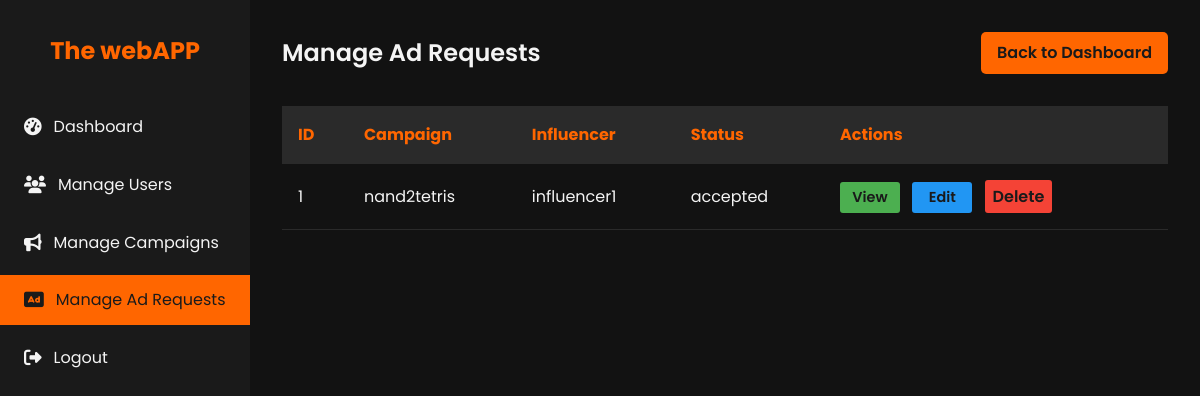
The app's page /admin/ad_requests (signed in), older data.
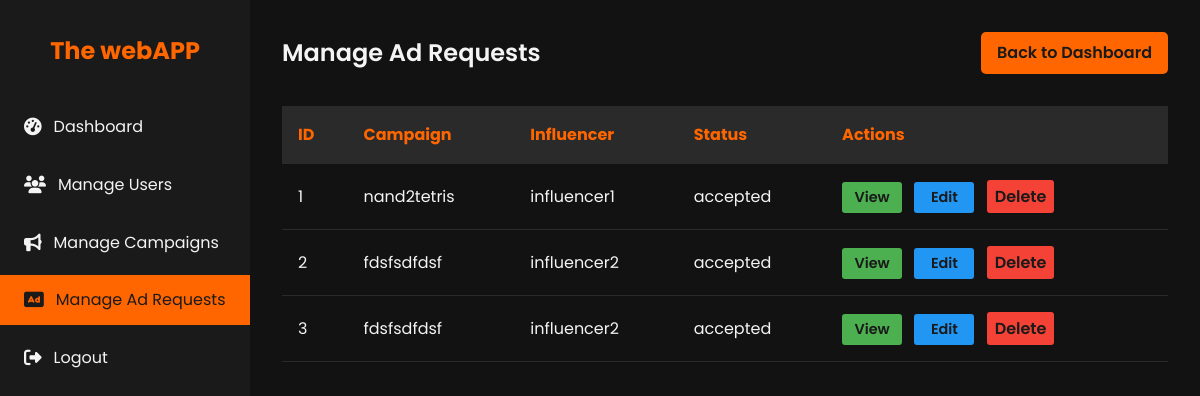
The same page, newer data.
### models.py (models this page shows, shortened)
class AdRequest(db.Model):
    id = db.Column(db.Integer, primary_key=True)
    campaign_id = db.Column(db.Integer, db.ForeignKey('campaign.id', ondelete='CASCADE'), nullable=False)
    influencer_id = db.Column(db.Integer, db.ForeignKey('influencer.id', ondelete='CASCADE'), nullable=False)
    status = db.Column(db.String(50), nullable=False)  # pending, accepted, rejected, negotiated
    details = db.Column(db.Text)
    negotiation_terms = db.Column(db.Text)
    communication_log = db.Column(db.Text)
    renegotiation_email = db.Column(db.String(120), nullable=False)
    company_name = db.Column(db.String(120), nullable=False)
    created_at = db.Column(db.DateTime, default=datetime.utcnow)
    updated_at = db.Column(db.DateTime, default=datetime.utcnow, onupdate=datetime.utcnow)
    campaign = db.relationship('Campaign', backref=db.backref('ad_requests', lazy=True, cascade='all, delete-orphan'))
    influencer = db.relationship('Influencer', backref=db.backref('ad_requests', lazy=True, cascade='all, delete-orphan'))

class Campaign(db.Model):
    id = db.Column(db.Integer, primary_key=True)
    sponsor_id = db.Column(db.Integer, db.ForeignKey('sponsor.id', ondelete='SET NULL'), nullable=True)
    title = db.Column(db.String(120), nullable=False)
    company_name= db.Column(db.String(120), nullable=False)
    description = db.Column(db.Text)
    budget = db.Column(db.Float)
    category = db.Column(db.String(120))
    status = db.Column(db.String(50), nullable=False)  # active, completed, flagged
    start_date = db.Column(db.DateTime)
    end_date = db.Column(db.DateTime)
    is_public = db.Column(db.Boolean, default=True)
    sponsor = db.relationship('Sponsor', backref=db.backref('campaigns', lazy=True, cascade='all, delete-orphan'))

class User(db.Model, UserMixin):
    id = db.Column(db.Integer, primary_key=True)
    username = db.Column(db.String(80), unique=True, nullable=False)
    password = db.Column(db.String(200), nullable=False)
    email = db.Column(db.String(120), unique=True, nullable=False)
    role = db.Column(db.String(50), nullable=False)  # admin, sponsor, influencer
    is_active = db.Column(db.Boolean, default=True)
    sponsor = db.relationship('Sponsor', back_populates='user', uselist=False)
    influencer = db.relationship('Influencer', back_populates='user', uselist=False)

### app.py (the view)
    @app.route('/admin/ad_requests')
    @login_required
    @admin_required
    def admin_ad_requests():
        ad_requests = AdRequest.query.all()
        return render_template('admin_ad_requests.html', ad_requests=ad_requests)

### templates/admin_ad_requests.html (shortened to what this page needs)
<!DOCTYPE html>
<html lang="en">
<head>
    <link rel="stylesheet" href="https://cdnjs.cloudflare.com/ajax/libs/font-awesome/6.1.1/css/all.min.css">
</head>
<body>
    <div class="dashboard">
        <aside class="sidebar">
            <div class="logo">
                <h1>The webAPP</h1>
            </div>
            <nav>
                <ul class="nav-menu">
                    <li class="nav-item">
                        <a href="{{ url_for('admin_dashboard') }}" class="nav-link">
                            <i class="fas fa-tachometer-alt"></i> Dashboard
                        </a>
                    </li>
                    <li class="nav-item">
                        <a href="{{ url_for('admin_users') }}" class="nav-link">
                            <i class="fas fa-users"></i> Manage Users
                        </a>
                    </li>
                    <li class="nav-item">
                        <a href="{{ url_for('admin_campaigns') }}" class="nav-link">
                            <i class="fas fa-bullhorn"></i> Manage Campaigns
                        </a>
                    </li>
                    <li class="nav-item">
                        <a href="{{ url_for('admin_ad_requests') }}" class="nav-link active">
                            <i class="fas fa-ad"></i> Manage Ad Requests
                        </a>
                    </li>
                    <li class="nav-item">
                        <a href="{{ url_for('logout') }}" class="nav-link">
                            <i class="fas fa-sign-out-alt"></i> Logout
                        </a>
                    </li>
                </ul>
            </nav>
        </aside>
        <main class="main-content">
            <header class="header">
                <h1 class="welcome-text">Manage Ad Requests</h1>
                <a href="{{ url_for('admin_dashboard') }}" class="btn">Back to Dashboard</a>
            </header>
            <table class="ad-request-table">
                <thead>
                    <tr>
                        <th>ID</th>
                        <th>Campaign</th>
                        <th>Influencer</th>
                        <th>Status</th>
                        <th>Actions</th>
                    </tr>
                </thead>
                <tbody>
                    {% for ad_request in ad_requests %}
                    <tr>
                        <td>{{ ad_request.id }}</td>
                        <td>{{ ad_request.campaign.title }}</td>
                        <td>{{ ad_request.influencer.user.username }}</td>
                        <td>{{ ad_request.status }}</td>
                        <td>
                            <a href="{{ url_for('admin_ad_request_detail', ad_request_id=ad_request.id) }}" class="btn action-btn view-btn">View</a>
                            <a href="{{ url_for('admin_ad_request_edit', ad_request_id=ad_request.id) }}" class="btn action-btn edit-btn">Edit</a>
                            <form action="{{ url_for('admin_ad_request_delete', ad_request_id=ad_request.id) }}" method="post" style="display:inline;">
                                <button type="submit" class="btn action-btn delete-btn" onclick="return confirm('Are you sure you want to delete this ad request?');">Delete</button>
                            </form>
                        </td>
                    </tr>
                    {% endfor %}
                </tbody>
            </table>
        </main>
    </div>
</body>
</html>

Row changes from the older to the newer data that the page shows:
added AdRequest: id "2", campaign "fdsfsdfdsf", influencer.user.username "influencer2", status "accepted"
added AdRequest: id "3", campaign "fdsfsdfdsf", influencer.user.username "influencer2", status "accepted"
